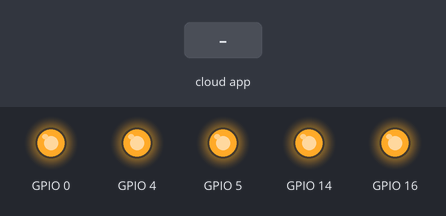
The sketch below on a simulated ESP32. Shown: output pins drawn as LEDs (lit = HIGH). The test bench sets the inputs (shaded band). WiFi joins after 1.5 s; servers stay silent unless stated; network time is answered at once with the bench clock; the local clock reads 2024-03-15 10:24:30 at power-on unless the sketch sets it.

Above: at 3.2 s.
3.3 s: the phone or cloud app sets bomba to 1
At 4.9 s:
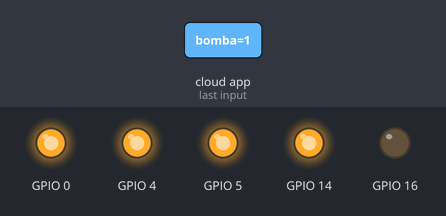
5.5 s: the phone or cloud app sets irrig to 1
At 6.5 s:
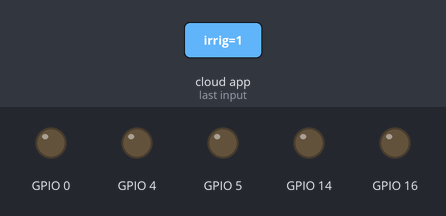
7.5 s: the phone or cloud app sets irrig to 0
At 9.2 s:
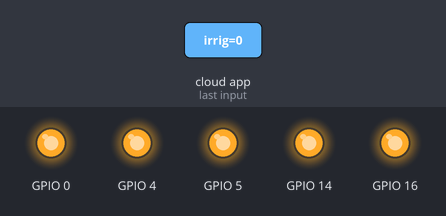
Timing chart, 0 to 10.7 s (numbered marks = the images above; inputs shaded):
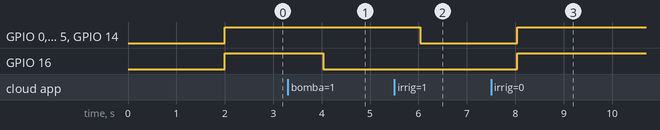

The sketch:

Sistemairriga_aug30a.ino
```cpp
#include "arduino_secrets.h"
// Inclusão das Cibliotecas e Classes
#include <NTPClient.h>
#include "ClassIrrig.h"
#include "thingProperties.h"

// Declaração de variáveis e objetos globais
Valvula v1(0);
Valvula v2(4);
Valvula v3(5);
Valvula v4(14);
Valvula bomb(16);
int horaInicial = 8;
int minutoInicial = 0;

// Configuração dos parâmetros para utilizar a biblioteca "NTPCient.h"
const long utcOffsetInSeconds = -10800;
char daysOfTheWeek[7][12] = {"Domingo", "Segunda", "Terca", "Quarta", "Quinta", "Sexta", "Sabado"};
WiFiUDP ntpUDP;
NTPClient timeClient(ntpUDP, "pool.ntp.org", utcOffsetInSeconds);

void setup() {
  Serial.begin(9600);
  delay(2000);

  //Inicia as propriedades da classe "thingProperties.h"
  initProperties();

  // Conecção com o IoTCloud e inicio da biblioteca "NTPCient.h"
  ArduinoCloud.begin(ArduinoIoTPreferredConnection);
  timeClient.begin();
  setDebugMessageLevel(4);
  ArduinoCloud.printDebugInfo();

  // Definição I/O das portas e status
  pinMode(A0, INPUT);
  pinMode(v1.getId(), OUTPUT);
  pinMode(v2.getId(), OUTPUT);
  pinMode(v3.getId(), OUTPUT);
  pinMode(v4.getId(), OUTPUT);
  pinMode(bomb.getId(), OUTPUT);
  irrig = false;
  bomba = false;
}

void loop() {

  // Atualização dos dados
  ArduinoCloud.update();
  timeClient.update();
  delay(1000);

  // Verificação do horário e execução do processo de irrigação
  if((timeClient.getHours() == horaInicial) && (timeClient.getMinutes() == minutoInicial)){
    processoIrrig(20,30,45);
  }

  if(bomba != true){
    systemShutdown();
  }

}

void onBombaChange() {
  if(irrig==true && bomba == false){
    systemShutdown();
    irrig = false;
  }
  if(bomba == true){
    bomb.ligar();
  }
  if(bomba == false){
    bomb.desligar();
  }
}

void onIrrigChange() {
  if(irrig == false){
    systemShutdown();
    bomba = false;
  }
  if(irrig == true){
    v1.ligar();
    v2.ligar();
    v3.ligar();
    v4.ligar();
    bomb.ligar();
    bomba = true;
  }
}

void processoIrrig(int tV1, int tV2, int tV3){
      int min;
      v1.ligar();
      v2.ligar();
      v3.ligar();
      bomb.ligar();
      bomba = true;
      while(timeClient.getHours() == horaInicial){
        ArduinoCloud.update();
        timeClient.update();

        min = timeClient.getMinutes();

        if(min == tV1){
          v3.desligar();
          v4.ligar();
        }
        if(min == tV2){
          v2.desligar();
          v4.desligar();
        }
        if(min == tV3){
          v1.desligar();
        }

        if(v1.getStatus() && v2.getStatus() && v3.getStatus() && v4.getStatus()){
          bomb.desligar();
          bomba = false;
          break;
        }

      }
      systemShutdown();
}

void systemShutdown(){
    v1.desligar();
    v2.desligar();
    v3.desligar();
    v4.desligar();
    bomb.desligar();
}
```

ClassIrrig.h
```cpp
class Valvula{
  private:
    boolean sts;
    int id;

  public:
    Valvula(int idv){
      sts = true;
      id = idv;
      digitalWrite(id, sts);
    }
    void ligar(){
      sts = false;
      digitalWrite(id, sts);
    }
    void desligar(){
      sts = true;
      digitalWrite(id, sts);
    }
    void setStatus(){
      sts = !sts;
      digitalWrite(id, sts);
    }
    boolean getStatus(){
      return sts;
      }
    int getId(){
      return id;
      }
};
```

arduino_secrets.h
```cpp
#define SECRET_SSID "KRAMER"
#define SECRET_PASS "agronom0"
#define SECRET_DEVICE_KEY "0MXGFGEXGS8VTTNSMIUW"
```

thingProperties.h
```cpp
// Code generated by Arduino IoT Cloud, DO NOT EDIT.

#include <ArduinoIoTCloud.h>
#include <Arduino_ConnectionHandler.h>


const char THING_ID[]           = "d7fba9f8-4641-4580-8954-554d83766a01";
const char DEVICE_LOGIN_NAME[]  = "8162e931-02aa-44a1-ad88-8d1304857cf0";

const char SSID[]               = SECRET_SSID;    // Network SSID (name)
const char PASS[]               = SECRET_PASS;    // Network password (use for WPA, or use as key for WEP)
const char DEVICE_KEY[]  = SECRET_DEVICE_KEY;    // Secret device password

void onBombaChange();
void onIrrigChange();

bool bomba;
bool irrig;

void initProperties(){

  ArduinoCloud.setBoardId(DEVICE_LOGIN_NAME);
  ArduinoCloud.setSecretDeviceKey(DEVICE_KEY);
  ArduinoCloud.setThingId(THING_ID);
  ArduinoCloud.addProperty(bomba, READWRITE, ON_CHANGE, onBombaChange);
  ArduinoCloud.addProperty(irrig, READWRITE, ON_CHANGE, onIrrigChange);

}

WiFiConnectionHandler ArduinoIoTPreferredConnection(SSID, PASS);
```

Measured:
- after the input at 3.3 s, GPIO 16: HIGH → LOW after 0.73 s
- after the input at 5.5 s, GPIO 0, GPIO 4, GPIO 5, GPIO 14: HIGH → LOW after 0.54 s
- after the input at 7.5 s, GPIO 0, GPIO 4, GPIO 5, GPIO 14, GPIO 16: LOW → HIGH after 0.54 s
